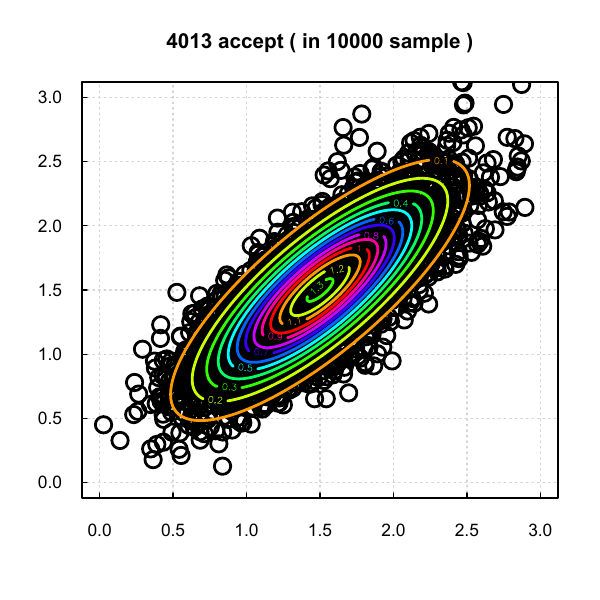

This chart was generated by the following R code:
library(Cairo)
library(mvtnorm)

sim.size <- 10000
getRand <- function(n = 1, mean = c(0, 0)) rmvnorm(n, mean = mean, sigma = diag(1, 2) * 0.2)
p.func <- function(z, mean = rep(1.5, 2)) dmvnorm(z, mean = mean, sigma = matrix(c(1, 0.8, 0.8, 1) * 0.2, 2))
z.init <- getRand()
state <- vector("list", sim.size)
rand.unif <- runif(sim.size)
state[[1]] <- list(z = z.init, p = p.func(z.init), updFlag = F)
for (i in 2:sim.size) {
  z.new <- getRand(mean = state[[i - 1]]$z)
  updFlag <- min(1, p.func(z.new) / state[[i - 1]]$p) >= rand.unif[i]
  state[[i]] <- list(z = z.new * updFlag + state[[i - 1]]$z * !updFlag, 
                     p = ifelse(updFlag, p.func(z.new), state[[i - 1]]$p), updFlag = updFlag)
}

x <- y <- seq(-3, 3, length.out = 500)
z <- sapply(state[sapply(state, function(x) x$updFlag)], function(par) par$z)  # extract only accepted z

CairoPDF("./metropolishastings.pdf")
plot(x = z[1, ], y = z[2, ], lwd = 2, xlim = c(0, 3), ylim = c(0, 3), xlab = "", ylab = "",
     main = sprintf("%d accept ( in %d sample )", sum(sapply(state, function(par) par$updFlag)), sim.size),
     las = 1, panel.first = grid(), tcl = 0.25, cex = 2)
contour(x = x, y = y, z = outer(x, y, function(x, y) p.func(cbind(x, y))), lwd = 2, col = rainbow(10), add = T)
dev.off()